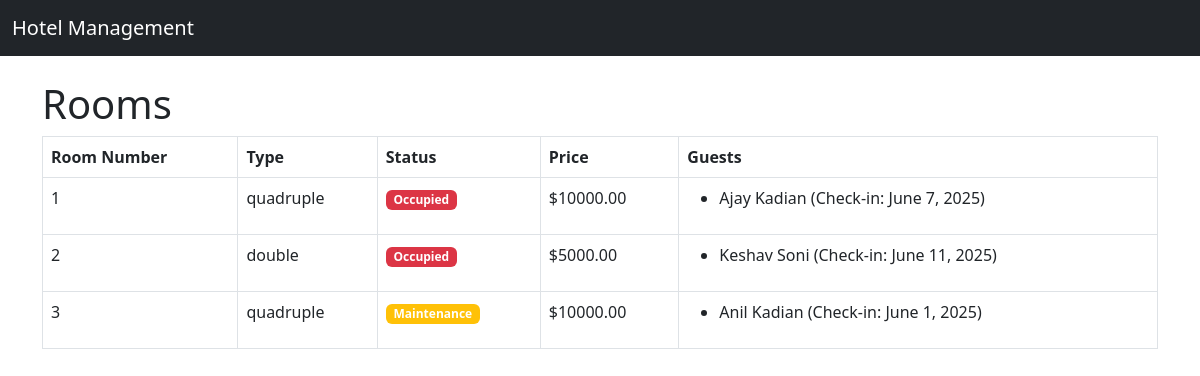
The page / on the database its author committed.
### rooms/models.py (models this page shows, shortened)
class Room(models.Model):
    ROOM_STATUS = (
        ('available', 'Available'),
        ('occupied', 'Occupied'),
        ('maintenance', 'Maintenance'),
    )
    number = models.CharField(max_length=10, unique=True)
    room_type = models.CharField(max_length=100)
    status = models.CharField(max_length=20, choices=ROOM_STATUS, default='available')
    price = models.DecimalField(max_digits=8, decimal_places=2)

class Guest(models.Model):
    full_name = models.CharField(max_length=100)
    email = models.EmailField()
    phone = models.CharField(max_length=20)
    room = models.ForeignKey(Room, on_delete=models.SET_NULL, null=True, blank=True, related_name='guests')
    check_in = models.DateField()
    check_out = models.DateField(null=True, blank=True)

### rooms/views.py (the view)
# urls.py: path('', room_list, name='room_list'),
def room_list(request):
    rooms = Room.objects.all()
    return render(request, 'rooms/room_list.html', {'rooms': rooms})

### rooms/templates/rooms/room_list.html
{% extends 'base.html' %}
{% block content %}
<h1>Rooms</h1>
<table class="table table-bordered">
    <thead>
        <tr>
            <th>Room Number</th>
            <th>Type</th>
            <th>Status</th>
            <th>Price</th>
            <th>Guests</th>
        </tr>
    </thead>
    <tbody>
        {% for room in rooms %}
        <tr>
            <td>{{ room.number }}</td>
            <td>{{ room.room_type }}</td>
            <td>
                {% if room.status == 'available' %}
                    <span class="badge bg-success">Available</span>
                {% elif room.status == 'occupied' %}
                    <span class="badge bg-danger">Occupied</span>
                {% else %}
                    <span class="badge bg-warning">Maintenance</span>
                {% endif %}
            </td>
            <td>${{ room.price }}</td>
            <td>
                {% if room.guests.all %}
                    <ul>
                        {% for guest in room.guests.all %}
                        <li>{{ guest.full_name }} (Check-in: {{ guest.check_in }})</li>
                        {% endfor %}
                    </ul>
                {% else %}
                    No guests
                {% endif %}
            </td>
        </tr>
        {% endfor %}
    </tbody>
</table>
{% endblock %}

### templates/base.html (shortened to what this page needs)
<!DOCTYPE html>
<html>
<head>
    <link rel="stylesheet" href="https://cdn.jsdelivr.net/npm/bootstrap@5.3.0/dist/css/bootstrap.min.css">
</head>
<body>
    <nav class="navbar navbar-expand-lg navbar-dark bg-dark mb-4">
        <div class="container-fluid">
            <a class="navbar-brand" href="/">Hotel Management</a>
        </div>
    </nav>
    <div class="container">
        {% block content %}{% endblock %}
    </div>
</body>
</html>

### rows shown on the page
Room: number "1", room_type "quadruple", status "Occupied", price "10000.00"
Guest: full_name "Ajay Kadian", check_in "June 7, 2025"
Room: number "2", room_type "double", status "Occupied", price "5000.00"
Guest: full_name "Keshav Soni", check_in "June 11, 2025"
Room: number "3", room_type "quadruple", status "Maintenance", price "10000.00"
Guest: full_name "Anil Kadian", check_in "June 1, 2025"
